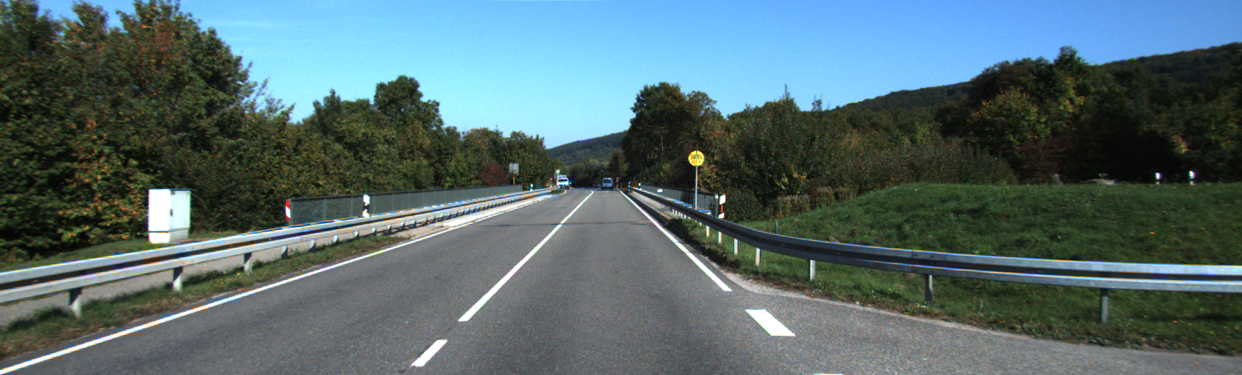
//> input picture lab4/street_scene.png, 1242 x 375 px
$ ./task1 street_scene.png   (built with g++ and OpenCV 4)
//> lines starting //> are read from the running program, lines starting //| are printed output that depends on the picture
#include <opencv2/highgui.hpp>
#include <opencv2/imgproc.hpp>
#include <iostream>

struct EventStruct{
  int threshold;
  int sigma;
  cv::Mat image;
  cv::Mat gray_scale;
};

using namespace cv;

void trackBarChangeThreshold(int pos, void* userdata) {
  EventStruct* event = (EventStruct*) userdata;
  event->threshold = pos;

  Mat edges(event->image.rows, event->image.cols, CV_8U);
  GaussianBlur(event->gray_scale, edges, Size(5,5), event->sigma);

  Canny(edges, edges, event->threshold, 3 * event->threshold, 3, false);
  imshow("Threshold", edges);

  return;
}

void trackBarChangeSigma(int pos, void* userdata) {
  EventStruct* event = (EventStruct*) userdata;
  event->sigma = pos;

  Mat edges(event->image.rows, event->image.cols, CV_8U);
  GaussianBlur(event->gray_scale, edges, Size(5,5), event->sigma);

  Canny(edges, edges, event->threshold, 3 * event->threshold, 3, false);
  imshow("Threshold", edges);

  return;
}

int main (int argc, char** argv) {
  if (argc < 2) {
    std::cout << "The usage is ./exec <image_path>\n";
    return -1;
  }

  Mat img = imread(argv[1]);
//> img is the input picture: 375 rows x 1242 cols, CV_8UC3; mean B, G, R 109, 106.5, 85.4

  if (img.data == NULL) {
    std::cout << "Pleace choose an existing image path\n";
    return -1;
  }

  EventStruct* my_pane = new EventStruct;
  my_pane->threshold = 0;
  my_pane->sigma = 1.5;
  my_pane->image = img;
  cvtColor(img, my_pane->gray_scale, COLOR_BGR2GRAY);
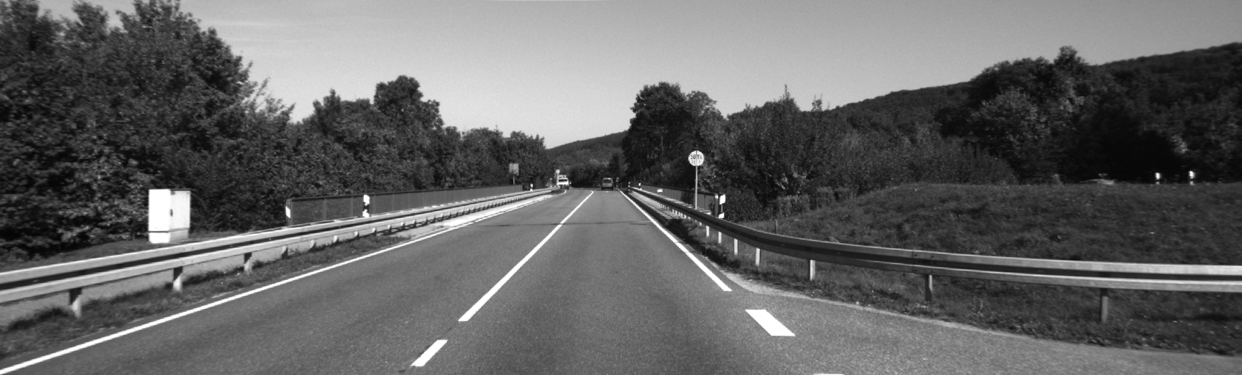
//> my_pane->gray_scale: 375 rows x 1242 cols, CV_8UC1; min 4, max 255, mean 100.5

  namedWindow("Threshold");

  createTrackbar("Min Threshold: ", "Threshold", nullptr, 100, trackBarChangeThreshold, (void*) my_pane);
  setTrackbarPos("Min Threshold: ", "Threshold", my_pane->threshold);

  createTrackbar("Sigma: ", "Threshold", nullptr, 100, trackBarChangeSigma, (void*) my_pane);
  setTrackbarPos("Sigma: ", "Threshold", my_pane->threshold);

  imshow("Threshold", my_pane->image);
  waitKey(0);
//> in trackBarChangeThreshold, `Canny(edges, edges, event->threshold, 3 * event->threshold, 3, false);`:
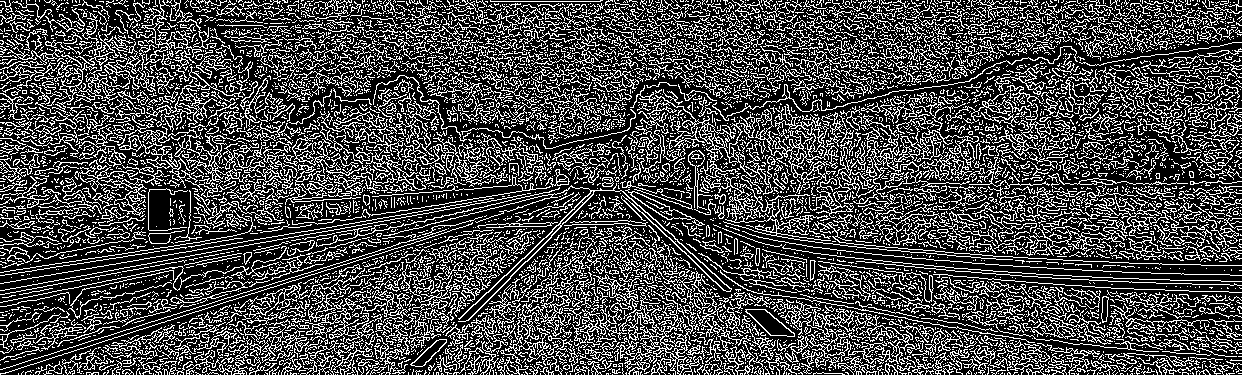
//> edges: 375 rows x 1242 cols, CV_8UC1; 28.7% white in thin lines or dots
//> in trackBarChangeSigma, `Canny(edges, edges, event->threshold, 3 * event->threshold, 3, false);`:
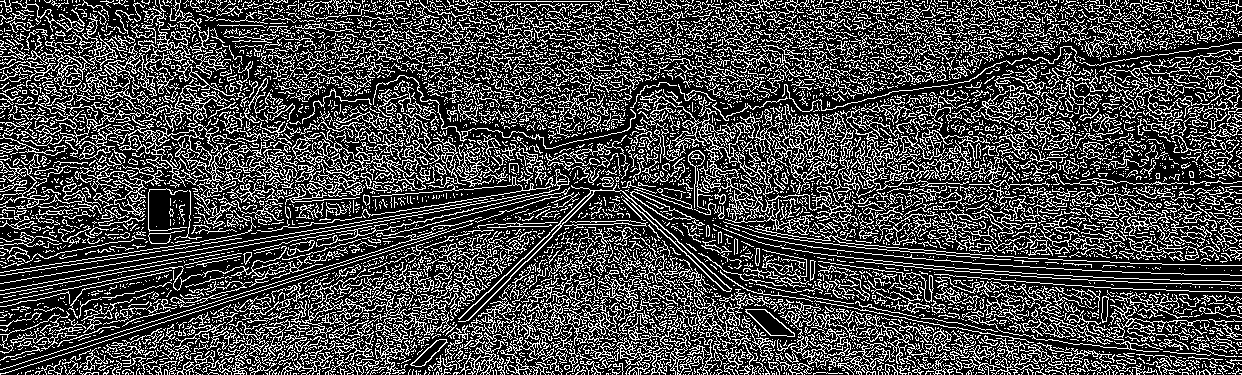
//> edges: 375 rows x 1242 cols, CV_8UC1; 28% white in thin lines or dots

  delete(my_pane);
  return 0;
}
